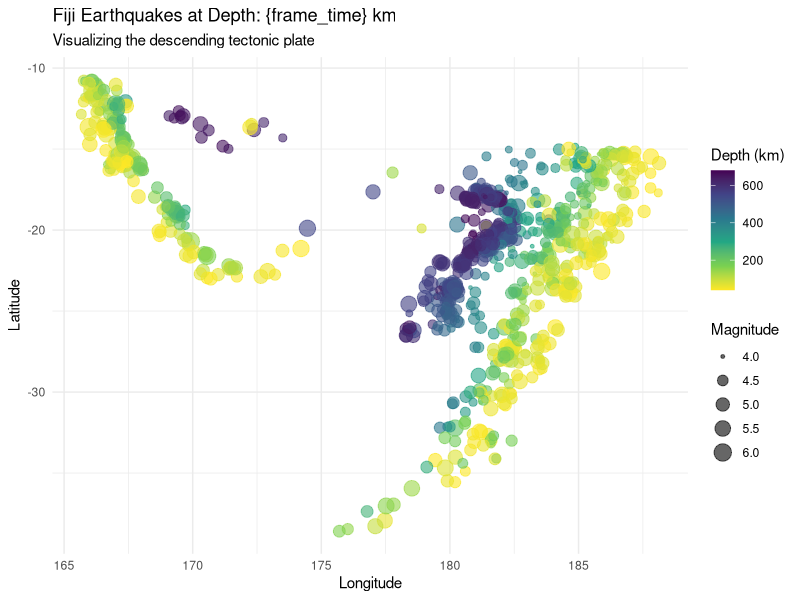

The R source for this figure: (Note: this script raises an error after producing the figure.)
## ---- chunk 1
#| echo: true
# 1. Load the libraries
library(ggplot2)
library(gganimate)
library(viridis)

# 2. Create the plot using the built-in quakes dataset
df <- datasets::quakes

# We use shadow_mark() to "build" the map from shallow to deep
p <- ggplot(df, aes(x = long, y = lat, color = depth, size = mag)) +
  geom_point(alpha = 0.6) +
  # Using 'option = "D"' provides the classic Viridis scale
  scale_color_viridis_c(option = "D", direction = -1) +
  theme_minimal() +
  labs(title = 'Fiji Earthquakes at Depth: {frame_time} km',
       subtitle = 'Visualizing the descending tectonic plate',
       x = 'Longitude', y = 'Latitude',
       color = 'Depth (km)', size = 'Magnitude')

# 3. Define the animation transition
anim <- p + 
  transition_time(depth) + 
  shadow_mark(past = TRUE) # Keeps older points visible as the "sink" continues

# 4. Render the result
animate(anim, nframes = 100, fps = 10, renderer = gifski_renderer())
## ---- chunk 2
# 1. Load the libraries
library(ggplot2)
library(gganimate)
library(viridis)

# 2. Create the plot using the built-in quakes dataset
df <- datasets::quakes

# We use shadow_mark() to "build" the map from shallow to deep
p <- ggplot(df, aes(x = long, y = lat, color = depth, size = mag)) +
  geom_point(alpha = 0.6) +
  # Using 'option = "D"' provides the classic Viridis scale
  scale_color_viridis_c(option = "D", direction = -1) +
  theme_minimal() +
  labs(title = 'Fiji Earthquakes at Depth: {frame_time} km',
       subtitle = 'Visualizing the descending tectonic plate',
       x = 'Longitude', y = 'Latitude',
       color = 'Depth (km)', size = 'Magnitude')

# 3. Define the animation transition
anim <- p + 
  transition_time(depth) + 
  shadow_mark(past = TRUE) # Keeps older points visible as the "sink" continues

# 4. Render the result
animate(anim, nframes = 100, fps = 10, renderer = gifski_renderer())
